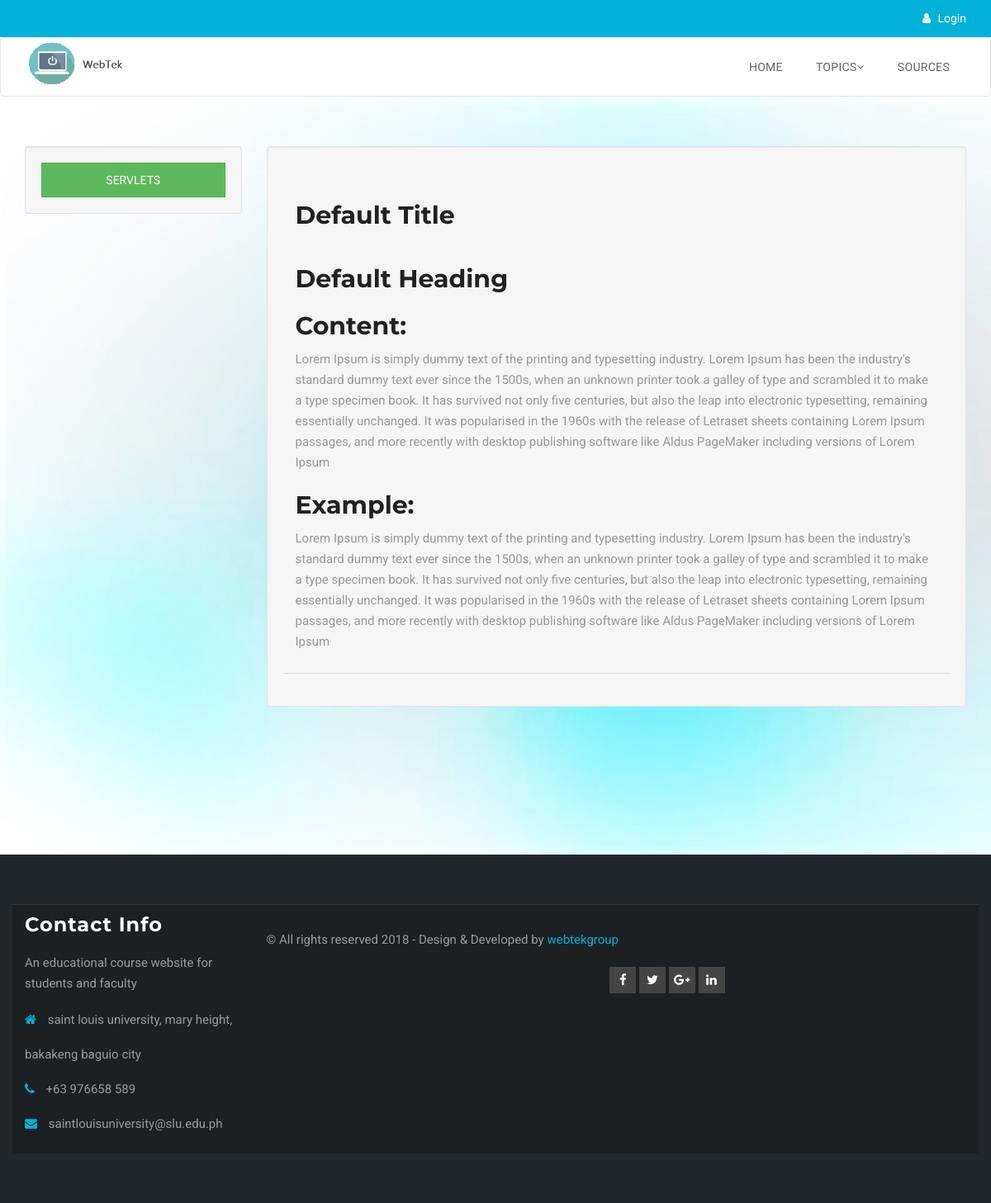
/index.php/welcome/loadServlets, run on an earlier commit of the app's database.
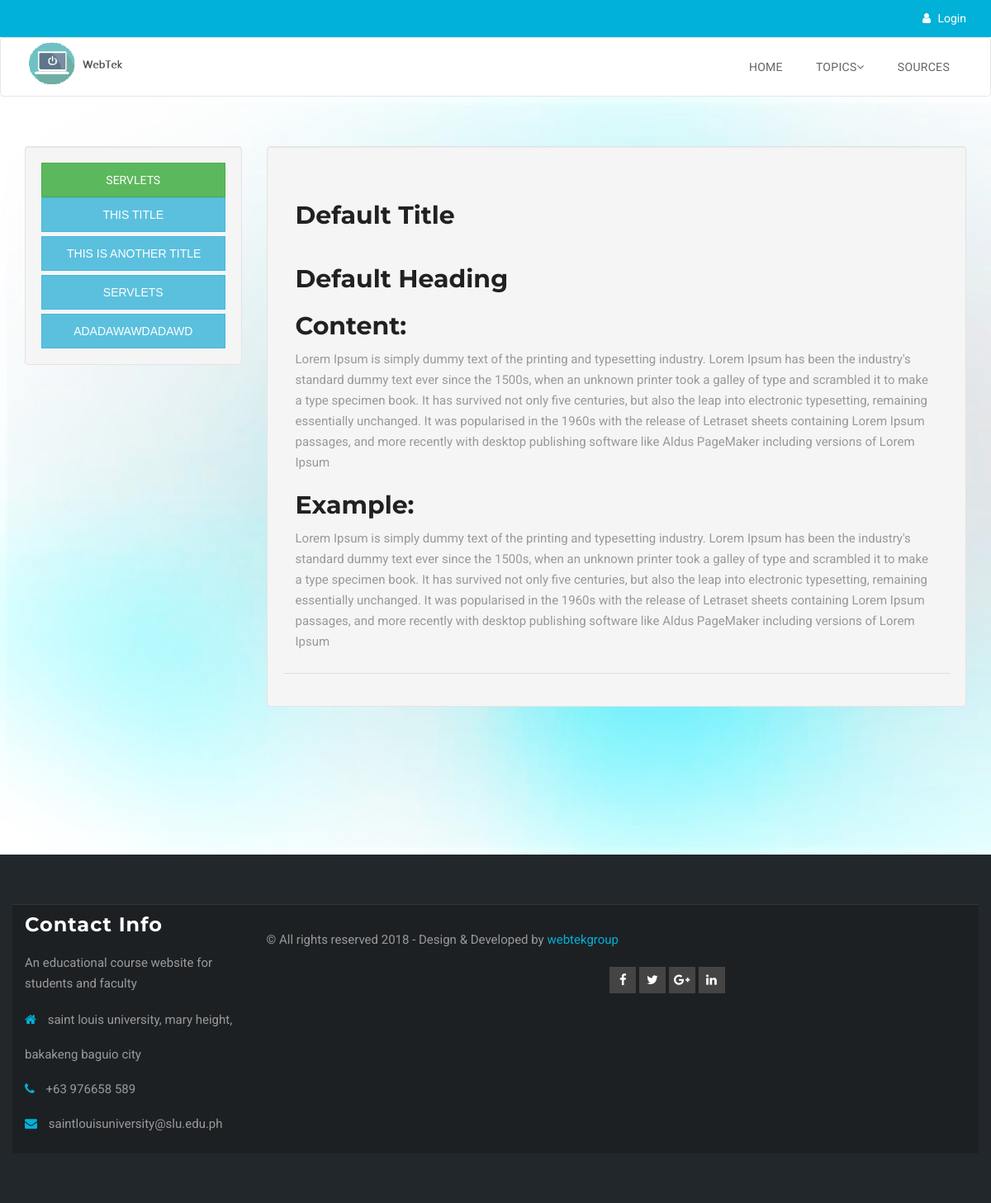
And on a later commit of the database.
### tables this page shows
CREATE TABLE IF NOT EXISTS `content` (
  `contentID` int(10) NOT NULL AUTO_INCREMENT,
  `topic` varchar(50) DEFAULT NULL,
  `title` text,
  `heading` text,
  `body` text,
  `sample` text,
  `instructor` int(10) NOT NULL,
  PRIMARY KEY (`contentID`),
  KEY `content_pusher` (`instructor`)
);

### application/controllers/Welcome.php (called while the page is built, shortened)
<?php
class Welcome extends CI_Controller {
	public function __construct()
	{
		$this->load->helper('url');
		$this->load->library('session');
		$this->load->model('session_model');
		$this->load->model('user_model');
		$this->load->helper('form');
		$this->load->library('form_validation');
	}
	public function loadServlets()
	{
		$data['session'] = $this->session_model->sessionCheck();
		$topicName = "servlets";
		$data['servlets'] = $this->user_model->getTopicLessons($topicName);
		$this->load->view('fragments/head.php');
		$this->load->view('fragments/header.php',$data);
		$this->load->view('fragments/scripts.php');
		$this->load->view('servletsMainPage.php');
		$this->load->view('fragments/footer.php');
	}
}

### index.php (called while the page is built, shortened)
<?php
require_once BASEPATH.'core/CodeIgniter.php';

### application/models/User_model.php (called while the page is built, shortened)
<?php
	class User_model extends CI_model
	{
		public function getTopicLessons($topic){
			$this->db->select('*');
			$this->db->from('content');
			$this->db->where('topic', $topic);
			$query = $this->db->get();
			return $query->result_array();
		}
	}
?>

### application/views/servletsMainPage.php (the view, shortened to what this page needs)
<section class="activity-area section">
    <div class="container">
        <div class="row">
 		<div class="col-lg-3">
 			<div class="well">
 				<a class="btn btn-block btn-success" href="<?php echo base_url('welcome/setServletLessonID') ?>">Servlets</a>
		<form method="POST" action="<?php echo base_url('welcome/setServletLessonID') ?>">
			<?php
				foreach ($servlets as $servlet) {
			?>
				<button type="submit" name="topicContent" value="<?php echo $servlet['contentID'] ?>" class="btn btn-block btn-info topicContent"><?php echo $servlet['title'] ?></button>
			<?php
				}
			?>
		</form>
 			</div>
 		</div>
 		<div class="col-lg-9">
 			<div class="panel form-horizontal well">
           <div class="panel-body">
           	<?php
           		if ($lessonData) {
           	?>
           		<h1><?php echo $lessonData['title'] ?></h1>
           		<h2><?php echo $lessonData['heading'] ?></h2>
           		<h3>Content:</h3>
           		<p><?php echo $lessonData['body'] ?></p>
           		<h3>Example:</h3>
           		<p><?php echo $lessonData['sample'] ?></p>
           	<?php
           		}else{
           	?>
           	<h1>Default Title</h1>
           	<h2>Default Heading</h2>
			<h3>Content:</h3>
           	<p>Lorem Ipsum is simply dummy text of the printing and typesetting industry. Lorem Ipsum has been the industry's standard dummy text ever since the 1500s, when an unknown printer took a galley of type and scrambled it to make a type specimen book. It has survived not only five centuries, but also the leap into electronic typesetting, remaining essentially unchanged. It was popularised in the 1960s with the release of Letraset sheets containing Lorem Ipsum passages, and more recently with desktop publishing software like Aldus PageMaker including versions of Lorem Ipsum</p>
           	<h3>Example:</h3>
           	<p>Lorem Ipsum is simply dummy text of the printing and typesetting industry. Lorem Ipsum has been the industry's standard dummy text ever since the 1500s, when an unknown printer took a galley of type and scrambled it to make a type specimen book. It has survived not only five centuries, but also the leap into electronic typesetting, remaining essentially unchanged. It was popularised in the 1960s with the release of Letraset sheets containing Lorem Ipsum passages, and more recently with desktop publishing software like Aldus PageMaker including versions of Lorem Ipsum</p>
           	<?php
            	}
           	?>
           </div>
           <div class="panel-footer">
           </div>
         	</div>
 		</div>
 	</div>
    </div>
</section>

### application/views/fragments/head.php (shortened to what this page needs)
<!DOCTYPE html>
<html lang="en">
  <head>
    <link rel="stylesheet" href="<?php echo base_url() ?>/public/assets/css/bootstrap.min.css">
    <link rel="stylesheet" href="<?php echo base_url() ?>/public/assets/css/main.css">
    <link rel="stylesheet" href="<?php echo base_url() ?>/public/assets/css/normalize.css">
    <link rel="stylesheet" href="<?php echo base_url() ?>/public/assets/fonts/font-awesome.min.css">
    <link rel="stylesheet" href="<?php echo base_url() ?>/public/assets/css/color-switcher.css" type="text/css">
    <link rel="stylesheet" href="<?php echo base_url() ?>/public/assets/extras/animate.css" type="text/css">
    <link rel="stylesheet" href="<?php echo base_url() ?>/public/assets/extras/owl.carousel.css" type="text/css">
    <link rel="stylesheet" href="<?php echo base_url() ?>/public/assets/extras/owl.theme.css" type="text/css">
    <link rel="stylesheet" href="<?php echo base_url() ?>/public/assets/extras/settings.css" type="text/css">
    <link rel="stylesheet" href="<?php echo base_url() ?>/public/assets/extras/nivo-lightbox.css" type="text/css">
    <link rel="stylesheet" href="<?php echo base_url() ?>/public/assets/css/slicknav.css" type="text/css">
    <link rel="stylesheet" href="<?php echo base_url() ?>/public/assets/css/responsive.css">
    <link rel="stylesheet" type="text/css" href="<?php echo base_url() ?>/public/assets/css/colors/sky.css" media="screen" />
    <link rel="stylesheet" href="<?php echo base_url() ?>/public/assets/css/dataTables.bootstrap.css" type="text/css">
  </head>
  <body>

### application/views/fragments/header.php (shortened to what this page needs)
<header id="header-wrap">
  <div id="roof" class="hidden-xs">
    <div class="container">
      <div class="quick-contacts pull-right">
        <?php if (!$session['userLogedin']): ?>
          <span><a href="<?php echo base_url('user/index') ?>"><i class="fa fa-user"></i> Login</a></span>
        <?php endif ?>
      </div>
    </div>
  </div>
  <nav class="navbar navbar-default main-navigation" role="navigation" data-spy="affix" data-offset-top="50">
    <div class="container">
        <div class="navbar-header">
          <a class="navbar-brand" href="<?php echo base_url('welcome/index') ?>"><img src="<?php echo base_url() ?>/public/assets/img/logo.png" alt=""></a>
        </div>
        <div class="collapse navbar-collapse" id="navbar">
          <ul class="nav navbar-nav navbar-right">
            <li class="dropdown dropdown-toggle">
              <a href="<?php echo base_url('welcome/index') ?>">Home</a>
            </li>
            <li class="dropdown dropdown-toggle">
              <a href="#" data-toggle="dropdown">Topics<i class="fa fa-angle-down"></i></a>
            </li>
            <li class="dropdown dropdown-toggle">
              <a href="<?php echo base_url('welcome/loadSources') ?>">Sources</i></a>
            </li>
          </ul>
        </div>
      </div>
  </nav>
</header>

### application/views/fragments/footer.php (shortened to what this page needs)
    <footer>
      <div class="container">
        <div class="row">
          <div class="footer-widget col-md-3 col-sm-6 col-xs-12">
            <h3 class="small-title">
              Contact Info
            </h3>
            <p>
              An educational course website for students and faculty
            </p>
            <ul class="address">
                <li><i class="fa fa-home"></i> saint louis university, mary height, bakakeng baguio city</li>
                <li><i class="fa fa-phone"></i> +63 976658 589</li>
                <li><i class="fa fa-envelope"></i> saintlouisuniversity@slu.edu.ph</li>
            </ul>
          </div>
      <div id="copyright">
        <div class="container">
          <div class="row">
            <div class="col-md-6  col-sm-6">
              <p class="copyright-text">
                © All rights reserved 2018 - Design &amp; Developed by <a rel="nofollow" href="http://graygrids.com">webtekgroup</a>
              </p>
            </div>
            <div class="col-md-6  col-sm-6">
              <div class="bottom-social-icons pull-right">
                <a class="facebook" target="_blank" href="https://web.facebook.com/GrayGrids"><i class="fa fa-facebook"></i></a>
                <a class="twitter" target="_blank" href="https://twitter.com/GrayGrids"><i class="fa fa-twitter"></i></a>
                <a class="google-plus" target="_blank" href="https://plus.google.com"><i class="fa fa-google-plus"></i></a>
                <a class="linkedin" target="_blank" href="https://www.linkedin.com/"><i class="fa fa-linkedin"></i></a>
              </div>
            </div>
          </div>
        </div>
      </div>
    </footer>
  </body>
</html>

### public/assets/css/main.css (style rules this page uses)
body { font-size: 15px; font-family: 'Roboto', sans-serif; font-weight: 400; color: #999999; margin: 0; line-height: 25px; background: #fff; -webkit-box-sizing: box-sizing; -moz-box-sizing: box-sizing; box-sizing: box-sizing; }
img { max-width: 100%; }
h1, h2, h3, h4, h5, h6 { font-weight: 700; color: #212121; font-family: 'Montserrat', sans-serif; font-size: 30px; margin: 0; padding: 12px 0; }
p { font-size: 15px; font-weight: 400; }
a { color: #436eee; -webkit-transition: all 0.2s linear; -moz-transition: all 0.2s linear; -o-transition: all 0.2s linear; transition: all 0.2s linear; }
.small-title { color: #fff; padding-bottom: 20px; font-weight: 700; letter-spacing: 1px; font-size: 24px; }
ul { margin: 0; padding: 0; }
ul li { list-style: none; }
.btn, button { padding: 10px 30px; border-radius: 0px; font-weight: 400; color: #fff; font-size: 14px; -webkit-transition: all 0.3s linear; -moz-transition: all 0.3s linear; -o-transition: all 0.3s linear; transition: all 0.3s linear; overflow: hidden; text-transform: uppercase; }
.section { padding: 80px 0; }
#roof { color: #fff; font-size: 14px; background: #436eee; padding: 10px 0px; }
#roof .quick-contacts span { padding-left: 15px; }
#roof .quick-contacts span a { color: #fff; -webkit-transition: all 0.2s linear; -moz-transition: all 0.2s linear; -o-transition: all 0.2s linear; transition: all 0.2s linear; }
#roof .quick-contacts span i { margin-right: 5px; }
.main-navigation { position: relative; background: #fff; padding: 0; }
.main-navigation .navbar-brand { width: 142px; height: auto; padding: 0 0 0 15px; }
.main-navigation .navbar-nav > li > a, .main-navigation .navbar-nav > li > a:focus { font-size: 14px; padding: 25px 20px; margin: 0px; outline: 0; color: #656565; font-weight: 400; position: relative; background: transparent; letter-spacing: .3px; text-transform: uppercase; }
.navbar { margin-bottom: 0; }
.activity-area { background: url(../img/background/bg.jpg) #eeeeee; background-size: cover; padding: 60px 0 164px; }
footer { background: #22272b; color: #999; }
footer .row { padding: 60px 0; }
footer .address li { line-height: 42px; }
footer .address li i { margin-right: 10px; color: #436eee; }
footer #copyright { border-top: 1px solid #353535; background: #1d2023; }
footer #copyright .row { padding: 15px 0; }
footer #copyright .copyright-text { margin-top: 15px; }
footer #copyright .bottom-social-icons { margin-top: 10px; }
footer #copyright .bottom-social-icons a { color: #fff; text-align: center; width: 32px; line-height: 32px; border-radius: 0px; background: #444; display: inline-block; height: 32px; position: relative; overflow: hidden; }
.panel { margin-bottom: 15px; }

### public/assets/css/colors/sky.css (style rules this page uses)
a { color: #01b1d7; }
#roof { background: #01b1d7; }
footer .address li i { color: #01b1d7; }

What changed in the data, as far as the page shows it:
added content: $servlet['contentID'] 1 (drawn), title "THIS TITLE"
added content: $servlet['contentID'] 2 (drawn), title "THIS IS ANOTHER TITLE"
added content: $servlet['contentID'] 3 (drawn), title "SERVLETS"
added content: $servlet['contentID'] 4 (drawn), title "ADADAWAWDADAWD"
